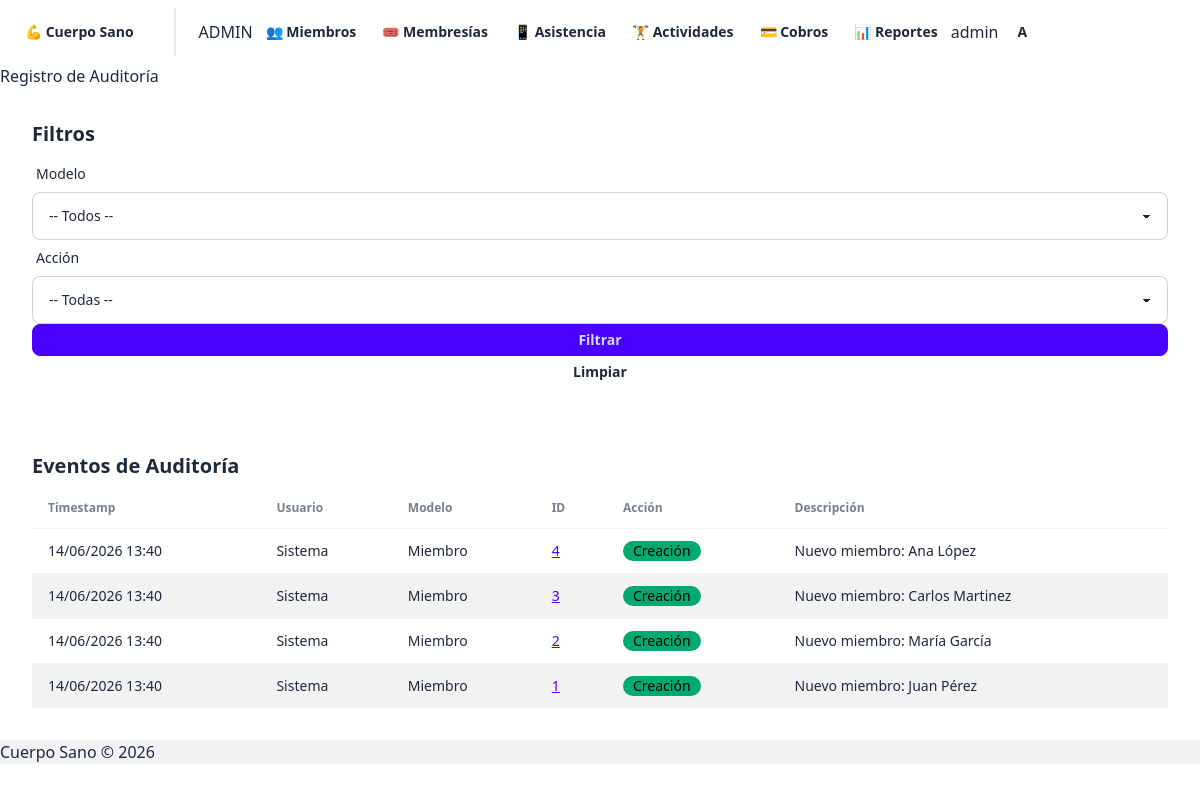
Before: /historial/auditlog/ (signed in) with the older database file.
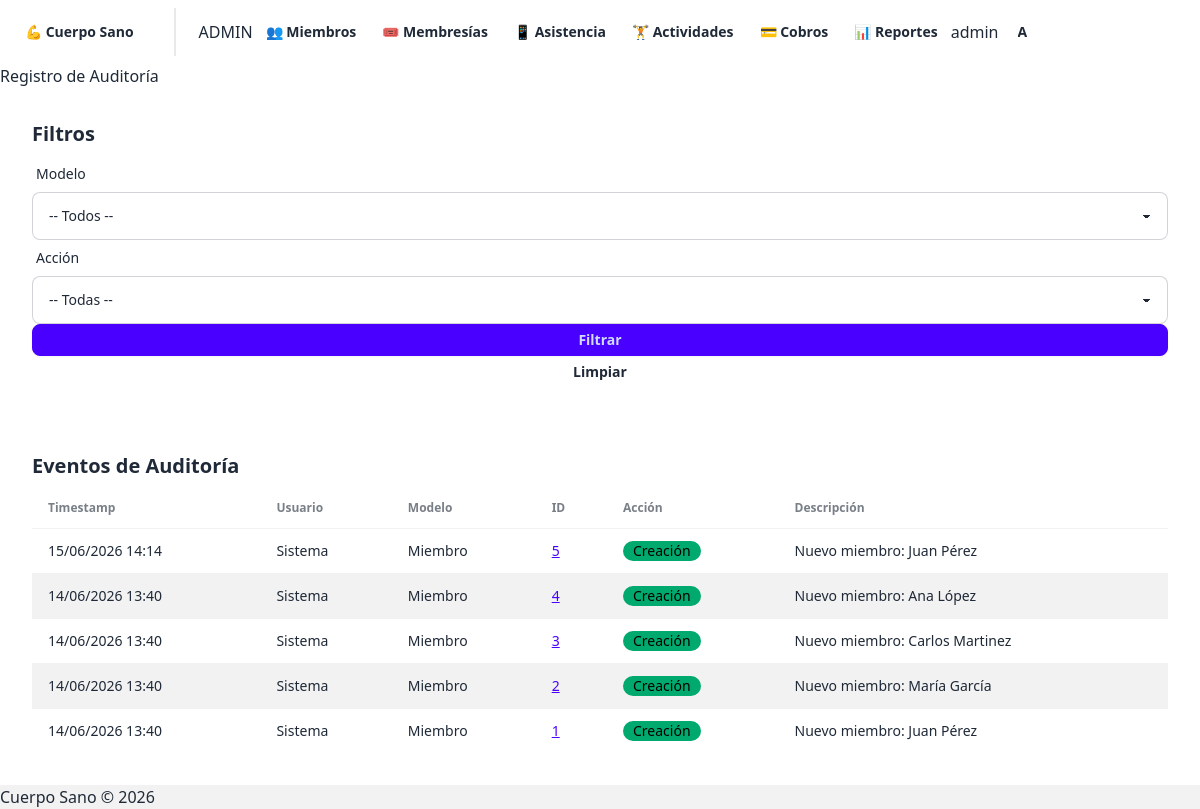
After: the same page with the newer database file.
### historial/models.py (models this page shows, shortened)
class AuditLog(models.Model):
    ACCION_CHOICES = [
        ('CREATE', 'Creación'),
        ('UPDATE', 'Actualización'),
        ('DELETE', 'Eliminación'),
    ]
    modelo = models.CharField(max_length=50)  # Ej: 'Miembro', 'Cobro'
    id_objeto = models.IntegerField()  # ID del objeto auditado
    accion = models.CharField(max_length=10, choices=ACCION_CHOICES)
    usuario = models.ForeignKey(User, on_delete=models.SET_NULL, null=True, blank=True)
    timestamp = models.DateTimeField(auto_now_add=True)
    cambios = models.JSONField(default=dict, blank=True)  # {campo: {anterior: X, nuevo: Y}}
    descripcion = models.TextField(blank=True)
    class Meta:
        ordering = ['-timestamp']
        verbose_name_plural = 'Auditoría'
        indexes = [
            models.Index(fields=['modelo', 'id_objeto']),
            models.Index(fields=['-timestamp']),
            models.Index(fields=['usuario']),
        ]

### historial/views.py (the view)
# urls.py: path('auditlog/', views.lista_auditlog, name='auditlog'),
@login_required
def lista_auditlog(request):
    logs = AuditLog.objects.all().order_by('-timestamp')
    filtro_modelo = request.GET.get('modelo', '')
    filtro_accion = request.GET.get('accion', '')
    if filtro_modelo:
        logs = logs.filter(modelo=filtro_modelo)
    if filtro_accion:
        logs = logs.filter(accion=filtro_accion)
    modelos_unicos = AuditLog.objects.values_list('modelo', flat=True).distinct()
    return render(request, 'historial/auditlog.html', {
        'logs': logs,
        'modelos': modelos_unicos,
        'filtro_modelo': filtro_modelo,
        'filtro_accion': filtro_accion,
    })

### miembros/templatetags/custom_tags.py (called while the page is built)
@register.filter
def has_group(user, group_name):
    return user.groups.filter(name=group_name).exists()

### historial/templates/historial/auditlog.html (shortened to what the changed rows need)
{% extends "base.html" %}
{% block content %}
<div class="container mx-auto p-4">
    <h1 class="text-3xl font-bold mb-6">Registro de Auditoría</h1>
    <div class="card bg-base-100 shadow-md mb-6">
        <div class="card-body">
            <h2 class="card-title text-lg mb-4">Filtros</h2>
        </div>
    </div>
    <div class="card bg-base-100 shadow-md">
        <div class="card-body">
            <h2 class="card-title mb-4">Eventos de Auditoría</h2>
            {% if logs %}
                <div class="overflow-x-auto">
                    <table class="table table-zebra w-full">
                        <thead>
                            <tr>
                                <th>Timestamp</th>
                                <th>Usuario</th>
                                <th>Modelo</th>
                                <th>ID</th>
                                <th>Acción</th>
                                <th>Descripción</th>
                            </tr>
                        </thead>
                        <tbody>
                            {% for log in logs %}
                                <tr>
                                    <td class="text-sm">{{ log.timestamp|date:"d/m/Y H:i" }}</td>
                                    <td>{{ log.usuario|default:"Sistema" }}</td>
                                    <td class="font-semibold">{{ log.modelo }}</td>
                                    <td>
                                        {% if log.modelo == 'Miembro' %}
                                            <a href="{% url 'miembros:detalle' log.id_objeto %}" class="link link-primary">{{ log.id_objeto }}</a>
                                        {% elif log.modelo == 'Cobro' %}
                                            <a href="{% url 'cobros:detalle' log.id_objeto %}" class="link link-primary">{{ log.id_objeto }}</a>
                                        {% else %}
                                            {{ log.id_objeto }}
                                        {% endif %}
                                    </td>
                                    <td>
                                        {% if log.accion == 'CREATE' %}
                                            <span class="badge badge-success">{{ log.get_accion_display }}</span>
                                        {% elif log.accion == 'UPDATE' %}
                                            <span class="badge badge-info">{{ log.get_accion_display }}</span>
                                        {% else %}
                                            <span class="badge badge-error">{{ log.get_accion_display }}</span>
                                        {% endif %}
                                    </td>
                                    <td>{{ log.descripcion }}</td>
                                </tr>
                            {% endfor %}
                        </tbody>
                    </table>
                </div>
            {% else %}
                <div class="alert alert-info">
                    <p>No hay eventos de auditoría para los filtros seleccionados.</p>
                </div>
            {% endif %}
        </div>
    </div>
</div>
{% endblock %}

Changed rows visible on the page:
added AuditLog: timestamp "15/06/2026 14:14", usuario "Sistema", modelo "Miembro", id_objeto "5", accion "Creación", descripcion "Nuevo miembro: Juan Pérez"
